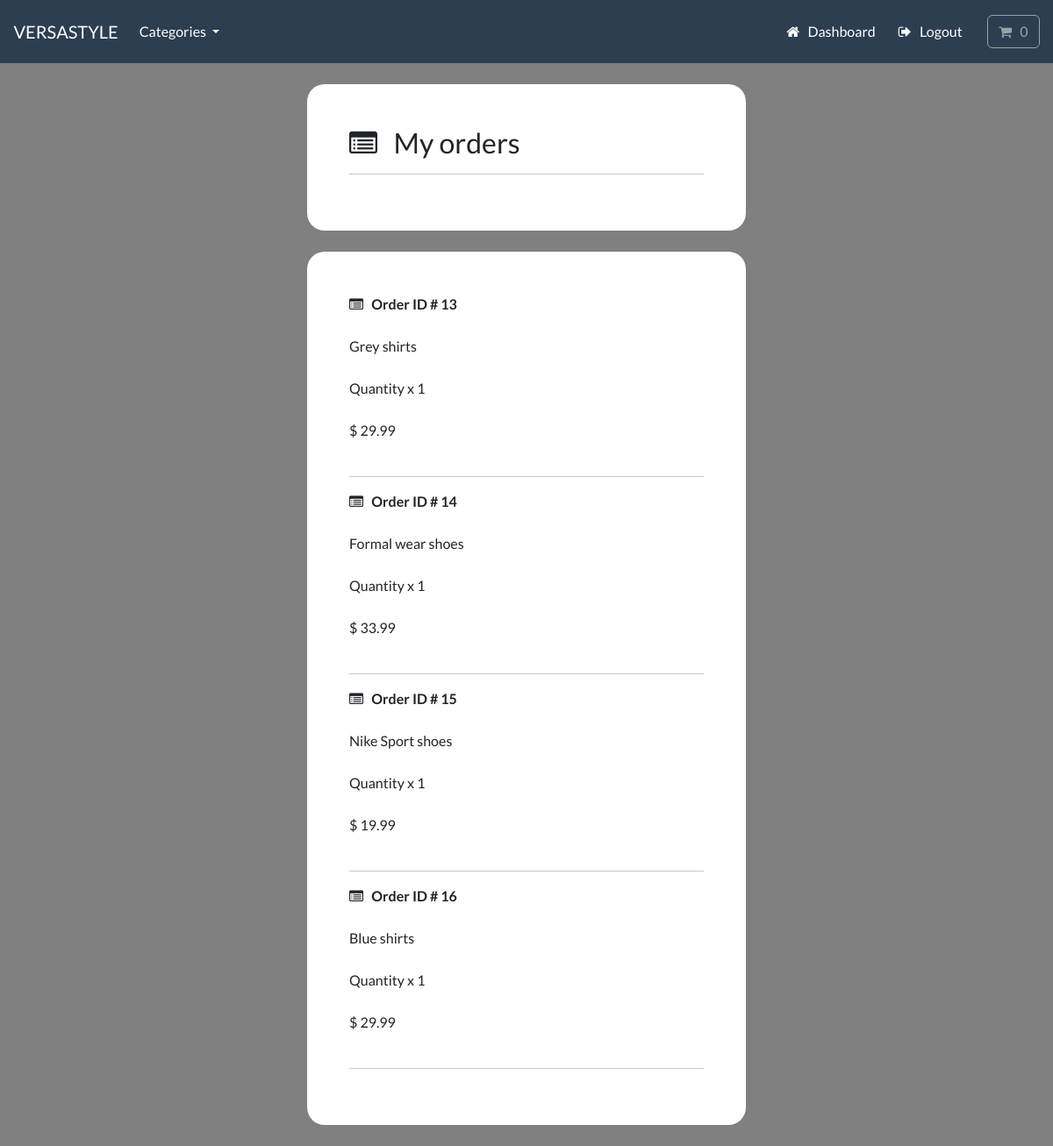
The page /account/track-orders (signed in) on the database its author committed.
### payment/models.py (models this page shows, shortened)
class OrderItem(models.Model):
    order = models.ForeignKey(Order, on_delete=models.CASCADE, null=True)
    product = models.ForeignKey(Product, on_delete=models.CASCADE, null=True)
    quantity = models.PositiveBigIntegerField(default=1)
    price = models.DecimalField(max_digits=8, decimal_places=2)
    user = models.ForeignKey(User, on_delete=models.CASCADE, null=True, blank=True)

### store/models.py (models this page shows, shortened)
class Product(models.Model):
    category = models.ForeignKey(Category, related_name='product', on_delete=models.CASCADE, null=True)
    title = models.CharField(max_length=250)
    brand = models.CharField(max_length=250, default='un-branded')
    description = models.TextField(blank=True, default='Lorem ipsum dolor sit amet, consectetur adipiscing elit. Mauris libero purus, convallis id ligula et, aliquam imperdiet magna. Donec nec dignissim urna. Sed laoreet quis ligula vitae convallis. Donec vel lobortis dui. Etiam leo nunc, consequat a cursus vitae, dapibus pretium nulla. Phasellus tristique nibh quis auctor blandit. Donec in pharetra sem. In efficitur ipsum in metus porta egestas. Nam enim lectus, efficitur vel nisi et, sodales commodo nisi. Nulla cursus gravida ipsum. Aenean pretium in nisl at congue.')
    slug = models.SlugField(max_length=255)
    price = models.DecimalField(max_digits=4, decimal_places=2)
    image = models.ImageField(upload_to='images/')
    class Meta:
        verbose_name_plural = 'products'
    def __str__(self):
        return self.title

### account/views.py (the view)
# urls.py: path('track-orders', views.track_orders, name='track-orders'),
@login_required(login_url='my-login')
def track_orders(request):
    try:
        orders = OrderItem.objects.filter(user=request.user)
        context = {'orders': orders}
        return render(request, 'account/track-orders.html', context)
    except:
        return render(request, 'account/track-orders.html')

### cart/cart.py (called while the page is built)
    def __len__(self):
        return sum(item['qty'] for item in self.cart.values())

### cart/context_processors.py (called while the page is built)
def cart(request):
    return {'cart': Cart(request)}

### store/models.py (called while the page is built)
    def get_absolute_url(self):
        return reverse('list-category', args=[self.slug])

### store/views.py (called while the page is built)
def categories(request):
    all_categories = Category.objects.all()
    return{'all_categories': all_categories}

### account/templates/account/track-orders.html (shortened to what this page needs)
{% include 'store/base.html' %}
{% load static %}
{% load crispy_forms_tags %}
{% block content %}
    <div class="container bg-white shadow-md p-5 form-layout">
    <h3><i class="fa fa-list-alt" aria-hidden="true"></i> &nbsp; My orders</h3>
    <hr>
    </div>
    <div class="container bg-white shadow-md p-5 form-layout">
        {% for order in orders %}
            <strong> <i class="fa fa-list-alt" aria-hidden="true"></i> &nbsp; Order ID # {{order.id}} </strong>
            <br> <br>
            {{order.product}}
            <br> <br>
            Quantity x {{order.quantity}}
            <br> <br>
            $ {{order.price}}
            <br> <br>
            <hr>
        {% endfor %}
    </div>
{% endblock %}

### static/css/style.css (style rules this page uses)
.form-layout { border-radius: 20px; width: 500px }

### account/templates/account/track-orders.html (style rules this page uses)
body { background-color: grey; }

### rows shown on the page
OrderItem: id "13", product "Grey shirts", quantity "1", price "29.99"
OrderItem: id "14", product "Formal wear shoes", quantity "1", price "33.99"
OrderItem: id "15", product "Nike Sport shoes", quantity "1", price "19.99"
OrderItem: id "16", product "Blue shirts", quantity "1", price "29.99"
